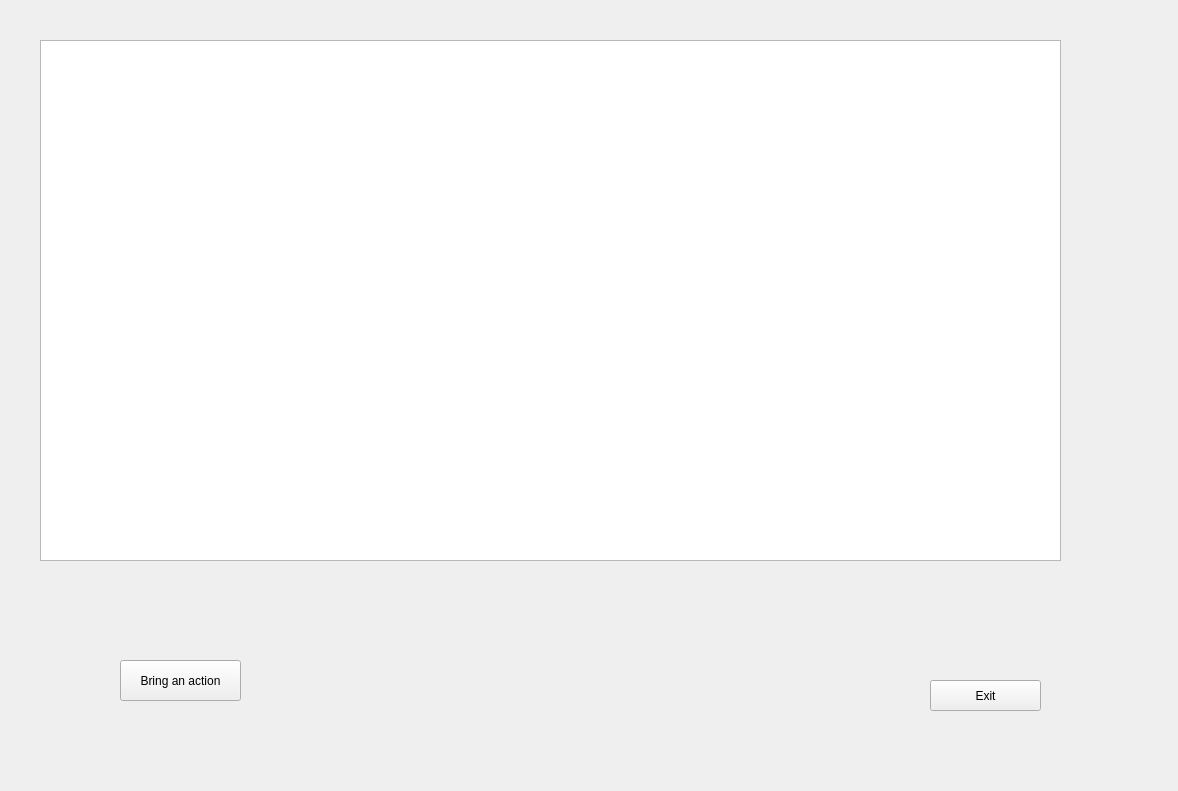
<?xml version="1.0" encoding="UTF-8"?>
<ui version="4.0">
 <class>FormCases</class>
 <widget class="QWidget" name="FormCases">
  <property name="geometry">
   <rect>
    <x>0</x>
    <y>0</y>
    <width>1178</width>
    <height>791</height>
   </rect>
  </property>
  <property name="windowTitle">
   <string>Form</string>
  </property>
  <widget class="QTableView" name="tableView">
   <property name="geometry">
    <rect>
     <x>40</x>
     <y>40</y>
     <width>1021</width>
     <height>521</height>
    </rect>
   </property>
  </widget>
  <widget class="QPushButton" name="btnExit">
   <property name="geometry">
    <rect>
     <x>930</x>
     <y>680</y>
     <width>111</width>
     <height>31</height>
    </rect>
   </property>
   <property name="text">
    <string>Exit</string>
   </property>
  </widget>
  <widget class="QPushButton" name="btnAction">
   <property name="geometry">
    <rect>
     <x>120</x>
     <y>660</y>
     <width>121</width>
     <height>41</height>
    </rect>
   </property>
   <property name="text">
    <string>Bring an action</string>
   </property>
  </widget>
 </widget>
 <resources/>
 <connections/>
</ui>
